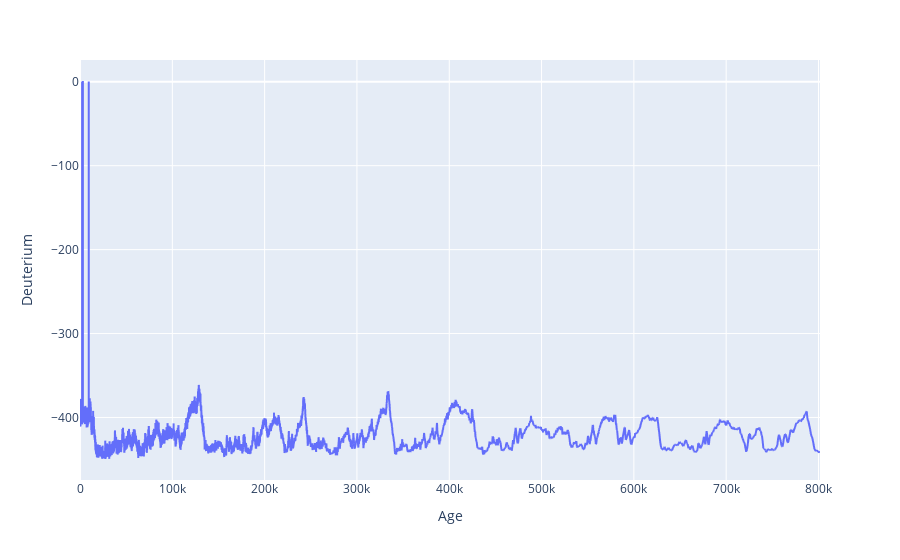

The cell this chart's notebook holds for it:
### Code cell
fig = px.line(df1, x='Age', y='Deuterium')
fig.show()

### Figure 1 — Plotly figure (JSON) as saved in the notebook; plotly's stock layout.template omitted (floating-point values rounded to 4 significant figures; data arrays with more than 128 entries replaced by an {"elided": "..."} marker saying what was removed)
{"data": [{"hovertemplate": "Age=%{x}<br>Deuterium=%{y}<extra></extra>", "legendgroup": "", "line": {"color": "#636efa", "dash": "solid"}, "marker": {"symbol": "circle"}, "mode": "lines", "name": "", "showlegend": false, "type": "scattergl", "x": {"elided": "5800 float values"}, "xaxis": "x", "y": {"elided": "5800 float values"}, "yaxis": "y"}], "layout": {"legend": {"tracegroupgap": 0}, "margin": {"t": 60}, "xaxis": {"anchor": "y", "domain": [0, 1], "title": {"text": "Age"}}, "yaxis": {"anchor": "x", "domain": [0, 1], "title": {"text": "Deuterium"}}}}
